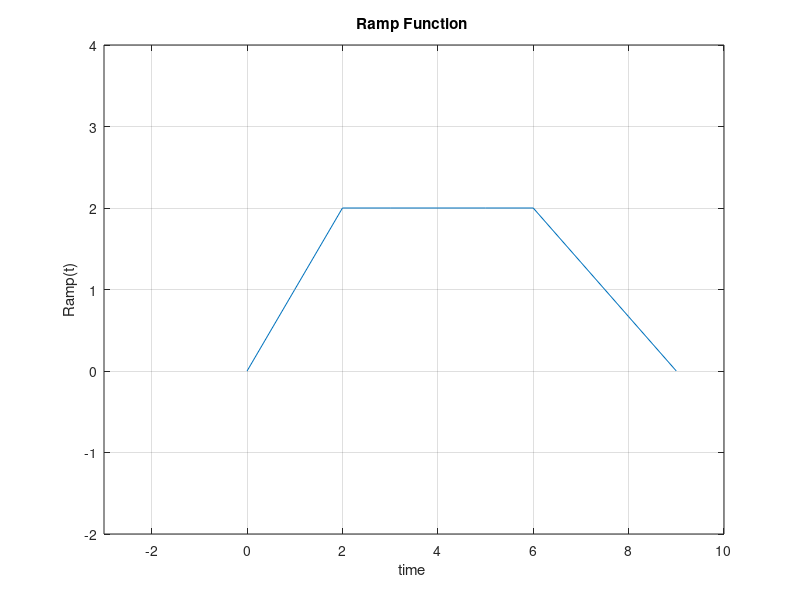

MATLAB code for this plot:
%%
%%PROBLEM 9   ---------------------------------------
t=[-2:.01:10];

for i=0:9
    if i<=2
    x(i+1)=i;
    end
    
    if i>2&i<=6
    x(i+1)=2;
    end
    
    if i>6&i<=9   
    x(i+1)=2/3*(9-i);
    end
end 
plot([0:9],x);
axis([-3 ,10 ,-2 ,4]);
ylabel("Ramp(t)")
xlabel("time ")
title("Ramp Function ")
grid on